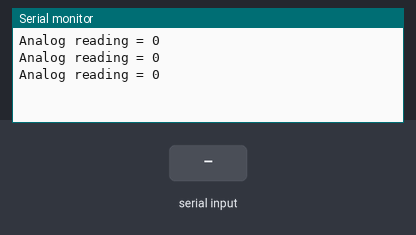
This sketch was run on a simulated ESP8266 (NodeMCU). Parts: the last lines printed to the serial monitor. The test bench sets the inputs (shaded band).

Above: at 2.8 s.
2.9 s: "1" received over the second serial link
At 4.3 s:
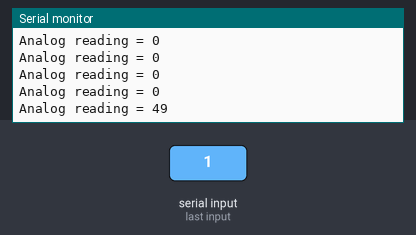
4.4 s: "0" received over the second serial link
5.9 s: "2" received over the second serial link
At 7.8 s:
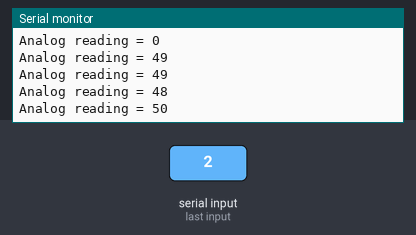
Timing chart, 0 to 9.3 s (numbered marks = the images above; inputs shaded):
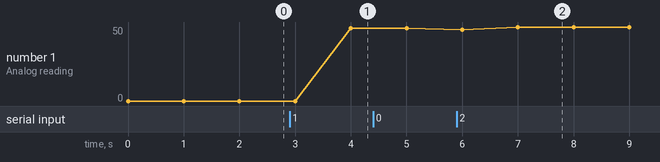

The sketch:

Serial_FSR_NodeMCU.ino
```cpp
// Sending Data Between Arduino and NodeMCU
// NodeMCU Code

// ************************* Headers and Libraries *************************

#include <SoftwareSerial.h>
SoftwareSerial s(D6,D5);    // (RX, TX) to receive and transmit
                            // Connect 5->D5 & 6->D6
                            // s represents the transfer comm
int fsrReading;             // Sensor data reading

// ******************* Setting conditions for connection *******************

void setup()
{
  s.begin(115200);        // Receive and Trasmit
  Serial.begin(9600);     // Serial Monitor
}

// ****************** Analog Readings coming from Arduino ******************

void loop()
{
  s.write("s");
  Serial.print("Analog reading = ");
  Serial.println(fsrReading);

  if (s.available()>0)
  {
    // We'll have a few threshholds, qualitatively determined
//    if (fsrReading < 10)
//    { Serial.println(" - No pressure"); }
//
//    else if (fsrReading < 200)
//    { Serial.println(" - Light touch"); }
//
//    else if (fsrReading < 500)
//    { Serial.println(" - Light squeeze"); }
//
//    else if (fsrReading < 800)
//    { Serial.println(" - Medium squeeze"); }
//
//    else
//    { Serial.println(" - Big squeeze"); }

    // Show the Sensor readings
    fsrReading = s.read();
  }

  delay(1000);
}
```

Measured:
- after the input at 2.9 s, the serial monitor: prints a new line after 1.1 s (image 1)
- after the input at 5.9 s, the serial monitor: prints a new line after 1.1 s (image 2)
- plotted number 1: 0 → 49 after the input at 2.9 s, 49 → 50 after the input at 5.9 s
